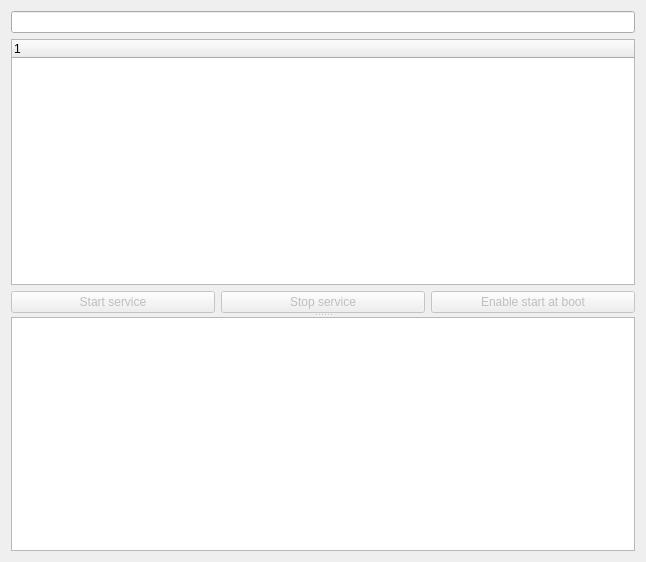
<?xml version="1.0" encoding="UTF-8"?>
<ui version="4.0">
 <class>SystemServicesGui</class>
 <widget class="QWidget" name="SystemServicesGui">
  <property name="geometry">
   <rect>
    <x>0</x>
    <y>0</y>
    <width>646</width>
    <height>562</height>
   </rect>
  </property>
  <property name="windowTitle">
   <string>System Services</string>
  </property>
  <layout class="QGridLayout" name="gridLayout_2">
   <item row="0" column="0">
    <widget class="QSplitter" name="splitter">
     <property name="orientation">
      <enum>Qt::Vertical</enum>
     </property>
     <widget class="QWidget" name="topWidget" native="true">
      <layout class="QGridLayout" name="gridLayout">
       <item row="0" column="0">
        <widget class="QWidget" name="searchWidget" native="true">
         <layout class="QGridLayout" name="gridLayout_4">
          <property name="sizeConstraint">
           <enum>QLayout::SetDefaultConstraint</enum>
          </property>
          <property name="margin">
           <number>0</number>
          </property>
          <item row="0" column="0">
           <widget class="KLineEdit" name="searchKLineEdit">
            <property name="text">
             <string/>
            </property>
            <property name="trapEnterKeyEvent" stdset="0">
             <bool>false</bool>
            </property>
            <property name="clickMessage">
             <string>Seach for a service ...</string>
            </property>
            <property name="showClearButton" stdset="0">
             <bool>true</bool>
            </property>
           </widget>
          </item>
         </layout>
        </widget>
       </item>
       <item row="1" column="0">
        <widget class="QTreeWidget" name="treeWidget">
         <property name="locale">
          <locale language="English" country="UnitedStates"/>
         </property>
         <property name="rootIsDecorated">
          <bool>false</bool>
         </property>
         <property name="itemsExpandable">
          <bool>false</bool>
         </property>
         <property name="animated">
          <bool>false</bool>
         </property>
         <property name="wordWrap">
          <bool>true</bool>
         </property>
         <column>
          <property name="text">
           <string>1</string>
          </property>
         </column>
        </widget>
       </item>
       <item row="2" column="0">
        <widget class="QWidget" name="buttonWidget" native="true">
         <property name="sizePolicy">
          <sizepolicy hsizetype="Preferred" vsizetype="Fixed">
           <horstretch>0</horstretch>
           <verstretch>0</verstretch>
          </sizepolicy>
         </property>
         <property name="maximumSize">
          <size>
           <width>16777215</width>
           <height>16777215</height>
          </size>
         </property>
         <layout class="QGridLayout" name="gridLayout_5">
          <property name="margin">
           <number>0</number>
          </property>
          <item row="0" column="2">
           <widget class="QPushButton" name="bootPushButton">
            <property name="enabled">
             <bool>false</bool>
            </property>
            <property name="text">
             <string>Enable start at boot</string>
            </property>
           </widget>
          </item>
          <item row="0" column="1">
           <widget class="QPushButton" name="stopPushButton">
            <property name="enabled">
             <bool>false</bool>
            </property>
            <property name="toolTip">
             <string/>
            </property>
            <property name="whatsThis">
             <string/>
            </property>
            <property name="locale">
             <locale language="English" country="UnitedStates"/>
            </property>
            <property name="text">
             <string>Stop service</string>
            </property>
           </widget>
          </item>
          <item row="0" column="0">
           <widget class="QPushButton" name="startPushButton">
            <property name="enabled">
             <bool>false</bool>
            </property>
            <property name="toolTip">
             <string/>
            </property>
            <property name="whatsThis">
             <string/>
            </property>
            <property name="locale">
             <locale language="English" country="UnitedStates"/>
            </property>
            <property name="text">
             <string>Start service</string>
            </property>
           </widget>
          </item>
         </layout>
        </widget>
       </item>
      </layout>
     </widget>
     <widget class="QTextBrowser" name="descriptionTextBrowser"/>
    </widget>
   </item>
  </layout>
 </widget>
 <customwidgets>
  <customwidget>
   <class>KLineEdit</class>
   <extends>QLineEdit</extends>
   <header>klineedit.h</header>
  </customwidget>
 </customwidgets>
 <resources/>
 <connections>
  <connection>
   <sender>treeWidget</sender>
   <signal>currentItemChanged(QTreeWidgetItem*,QTreeWidgetItem*)</signal>
   <receiver>SystemServicesGui</receiver>
   <slot>displayService()</slot>
   <hints>
    <hint type="sourcelabel">
     <x>322</x>
     <y>180</y>
    </hint>
    <hint type="destinationlabel">
     <x>322</x>
     <y>280</y>
    </hint>
   </hints>
  </connection>
  <connection>
   <sender>searchKLineEdit</sender>
   <signal>textChanged(QString)</signal>
   <receiver>SystemServicesGui</receiver>
   <slot>searchServices(QString)</slot>
   <hints>
    <hint type="sourcelabel">
     <x>283</x>
     <y>20</y>
    </hint>
    <hint type="destinationlabel">
     <x>322</x>
     <y>280</y>
    </hint>
   </hints>
  </connection>
  <connection>
   <sender>treeWidget</sender>
   <signal>itemClicked(QTreeWidgetItem*,int)</signal>
   <receiver>SystemServicesGui</receiver>
   <slot>displayService()</slot>
   <hints>
    <hint type="sourcelabel">
     <x>322</x>
     <y>180</y>
    </hint>
    <hint type="destinationlabel">
     <x>322</x>
     <y>280</y>
    </hint>
   </hints>
  </connection>
  <connection>
   <sender>startPushButton</sender>
   <signal>clicked()</signal>
   <receiver>SystemServicesGui</receiver>
   <slot>startService()</slot>
   <hints>
    <hint type="sourcelabel">
     <x>111</x>
     <y>303</y>
    </hint>
    <hint type="destinationlabel">
     <x>322</x>
     <y>280</y>
    </hint>
   </hints>
  </connection>
  <connection>
   <sender>stopPushButton</sender>
   <signal>clicked()</signal>
   <receiver>SystemServicesGui</receiver>
   <slot>stopService()</slot>
   <hints>
    <hint type="sourcelabel">
     <x>322</x>
     <y>303</y>
    </hint>
    <hint type="destinationlabel">
     <x>322</x>
     <y>280</y>
    </hint>
   </hints>
  </connection>
  <connection>
   <sender>bootPushButton</sender>
   <signal>clicked()</signal>
   <receiver>SystemServicesGui</receiver>
   <slot>toggleAutoBoot()</slot>
   <hints>
    <hint type="sourcelabel">
     <x>534</x>
     <y>303</y>
    </hint>
    <hint type="destinationlabel">
     <x>322</x>
     <y>280</y>
    </hint>
   </hints>
  </connection>
 </connections>
 <slots>
  <slot>startService()</slot>
  <slot>stopService()</slot>
  <slot>restartService()</slot>
  <slot>adminMode()</slot>
  <slot>displayService()</slot>
  <slot>searchServices(QString)</slot>
  <slot>updateServices()</slot>
  <slot>toggleAutoBoot()</slot>
 </slots>
</ui>
